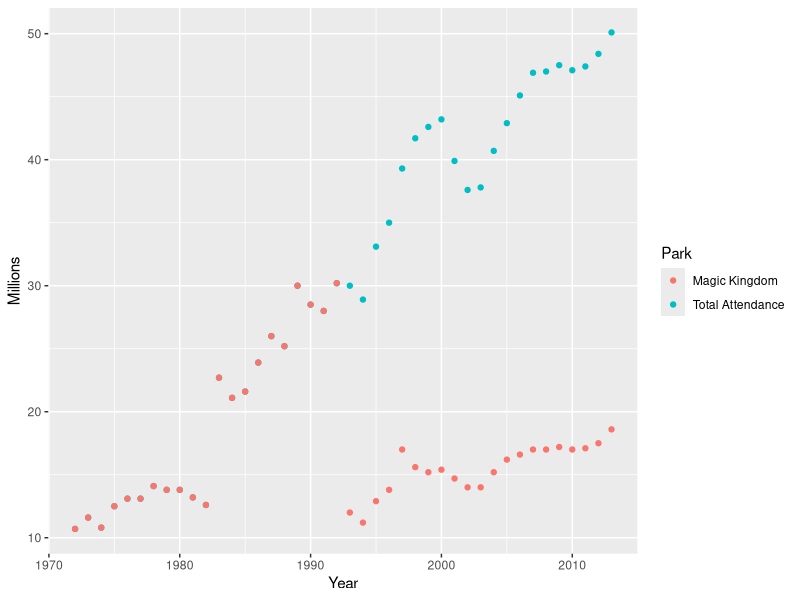

Generate this figure with R:
library("ggplot2")

wdw <- read.delim("wdwattendance.txt", stringsAsFactors=FALSE)

ggplot(wdw, aes(x=Year, y = Millions, color = Park)) +
  geom_point(aes(y = Total, col = "Total Attendance")) + 
  geom_point(aes(y = MK, col = "Magic Kingdom"))